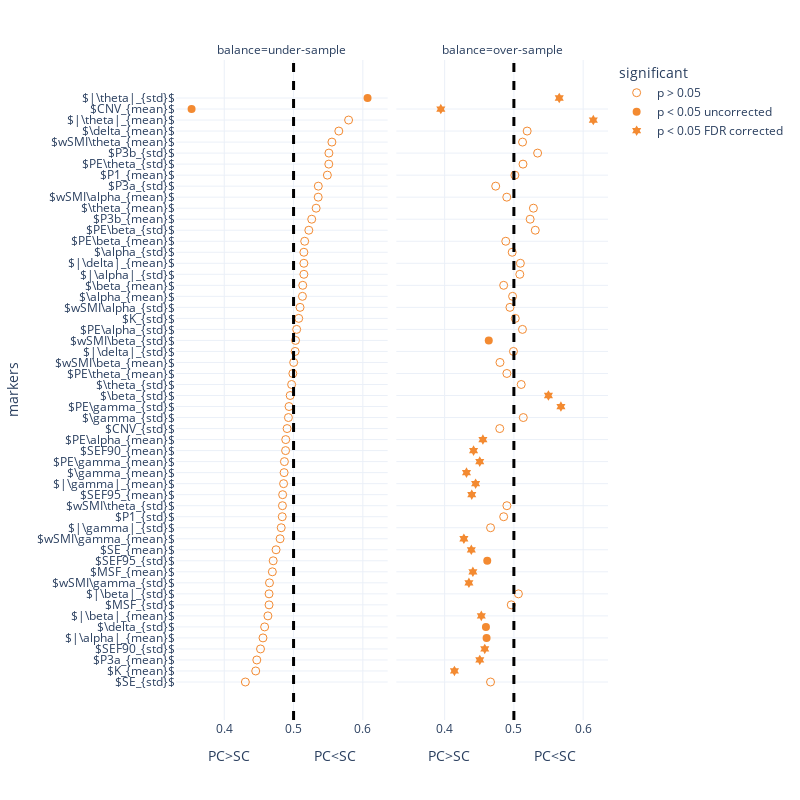

The cell this chart's notebook holds for it:
### Code cell
probe_roc = pd.concat([probe_roc_ros, probe_roc_rus])
fig = px.scatter(probe_roc.sort_values(by = 'AUC'),x = 'AUC', y = 'markers', template = "plotly_white", symbol = 'significant', 
                 symbol_sequence = ['circle-open','circle','hexagram' ],
                 facet_col = 'balance',
#                  color = 'significant',
                 color_discrete_sequence = [orange], 
                 labels = {'AUC': 'PC>SC                PC<SC'},
                 
                 
                 category_orders = {'significant': ['p > 0.05','p < 0.05 uncorrected', 'p < 0.05 FDR corrected']})
fig.add_vline(x=0.5, line_width=3, line_dash="dash", line_color="black")

fig.update_traces(marker=dict(size = 8))
fig.update_layout(
    autosize=False,
    width=800,
    height=800,
    yaxis = {
            'showticklabels': True,
            'tickmode': 'linear',
        }
    
)
fig.show()
# pio.write_json(fig, 'Figs/univariate_roc_probe.plotly')
# fig.write_image('Figs/univariate_roc_mw_segment.png')

### Figure 1 — Plotly figure (JSON) as saved in the notebook; plotly's stock layout.template omitted (floating-point values rounded to 4 significant figures)
{"data": [{"hovertemplate": "significant=p > 0.05<br>balance=under-sample<br>PC>SC                PC<SC=%{x}<br>markers=%{y}<extra></extra>", "legendgroup": "p > 0.05", "marker": {"color": "#F38A31", "size": 8, "symbol": "circle-open"}, "mode": "markers", "name": "p > 0.05", "orientation": "h", "showlegend": true, "type": "scatter", "x": [0.4304, 0.4453, 0.4469, 0.4523, 0.4558, 0.4582, 0.463, 0.4646, 0.4646, 0.4652, 0.4694, 0.4706, 0.4747, 0.4805, 0.4822, 0.4836, 0.4839, 0.4842, 0.4856, 0.4863, 0.4868, 0.4885, 0.4887, 0.4906, 0.4926, 0.4935, 0.4951, 0.4972, 0.499, 0.5001, 0.5022, 0.5028, 0.5045, 0.5074, 0.5094, 0.5128, 0.5132, 0.5149, 0.5149, 0.5149, 0.5161, 0.522, 0.5262, 0.5326, 0.5355, 0.5357, 0.5488, 0.5509, 0.551, 0.5553, 0.5653, 0.5794], "xaxis": "x", "y": ["$SE_{std}$", "$K_{mean}$", "$P3a_{mean}$", "$SEF90_{std}$", "$|\\alpha|_{mean}$", "$\\delta_{std}$", "$|\\beta|_{mean}$", "$MSF_{std}$", "$|\\beta|_{std}$", "$wSMI\\gamma_{std}$", "$MSF_{mean}$", "$SEF95_{std}$", "$SE_{mean}$", "$wSMI\\gamma_{mean}$", "$|\\gamma|_{std}$", "$P1_{std}$", "$wSMI\\theta_{std}$", "$SEF95_{mean}$", "$|\\gamma|_{mean}$", "$\\gamma_{mean}$", "$PE\\gamma_{mean}$", "$SEF90_{mean}$", "$PE\\alpha_{mean}$", "$CNV_{std}$", "$\\gamma_{std}$", "$PE\\gamma_{std}$", "$\\beta_{std}$", "$\\theta_{std}$", "$PE\\theta_{mean}$", "$wSMI\\beta_{mean}$", "$|\\delta|_{std}$", "$wSMI\\beta_{std}$", "$PE\\alpha_{std}$", "$K_{std}$", "$wSMI\\alpha_{std}$", "$\\alpha_{mean}$", "$\\beta_{mean}$", "$|\\alpha|_{std}$", "$|\\delta|_{mean}$", "$\\alpha_{std}$", "$PE\\beta_{mean}$", "$PE\\beta_{std}$", "$P3b_{mean}$", "$\\theta_{mean}$", "$wSMI\\alpha_{mean}$", "$P3a_{std}$", "$P1_{mean}$", "$PE\\theta_{std}$", "$P3b_{std}$", "$wSMI\\theta_{mean}$", "$\\delta_{mean}$", "$|\\theta|_{mean}$"], "yaxis": "y"}, {"hovertemplate": "significant=p > 0.05<br>balance=over-sample<br>PC>SC                PC<SC=%{x}<br>markers=%{y}<extra></extra>", "legendgroup": "p > 0.05", "marker": {"color": "#F38A31", "size": 8, "symbol": "circle-open"}, "mode": "markers", "name": "p > 0.05", "orientation": "h", "showlegend": false, "type": "scatter", "x": [0.4663, 0.4663, 0.4737, 0.4796, 0.4799, 0.4852, 0.4853, 0.4882, 0.4897, 0.4899, 0.4899, 0.4943, 0.4962, 0.4975, 0.4981, 0.4994, 0.5014, 0.502, 0.5065, 0.5085, 0.5093, 0.5106, 0.5124, 0.5125, 0.5131, 0.5136, 0.5192, 0.5235, 0.5282, 0.5309, 0.5342], "xaxis": "x2", "y": ["$SE_{std}$", "$|\\gamma|_{std}$", "$P3a_{std}$", "$CNV_{std}$", "$wSMI\\beta_{mean}$", "$\\beta_{mean}$", "$P1_{std}$", "$PE\\beta_{mean}$", "$wSMI\\alpha_{mean}$", "$PE\\theta_{mean}$", "$wSMI\\theta_{std}$", "$wSMI\\alpha_{std}$", "$MSF_{std}$", "$\\alpha_{std}$", "$\\alpha_{mean}$", "$|\\delta|_{std}$", "$P1_{mean}$", "$K_{std}$", "$|\\beta|_{std}$", "$|\\alpha|_{std}$", "$|\\delta|_{mean}$", "$\\theta_{std}$", "$PE\\alpha_{std}$", "$wSMI\\theta_{mean}$", "$PE\\theta_{std}$", "$\\gamma_{std}$", "$\\delta_{mean}$", "$P3b_{mean}$", "$\\theta_{mean}$", "$PE\\beta_{std}$", "$P3b_{std}$"], "yaxis": "y2"}, {"hovertemplate": "significant=p < 0.05 uncorrected<br>balance=under-sample<br>PC>SC                PC<SC=%{x}<br>markers=%{y}<extra></extra>", "legendgroup": "p < 0.05 uncorrected", "marker": {"color": "#F38A31", "size": 8, "symbol": "circle"}, "mode": "markers", "name": "p < 0.05 uncorrected", "orientation": "h", "showlegend": true, "type": "scatter", "x": [0.3528, 0.6068], "xaxis": "x", "y": ["$CNV_{mean}$", "$|\\theta|_{std}$"], "yaxis": "y"}, {"hovertemplate": "significant=p < 0.05 uncorrected<br>balance=over-sample<br>PC>SC                PC<SC=%{x}<br>markers=%{y}<extra></extra>", "legendgroup": "p < 0.05 uncorrected", "marker": {"color": "#F38A31", "size": 8, "symbol": "circle"}, "mode": "markers", "name": "p < 0.05 uncorrected", "orientation": "h", "showlegend": false, "type": "scatter", "x": [0.4596, 0.4606, 0.4615, 0.4637], "xaxis": "x2", "y": ["$\\delta_{std}$", "$|\\alpha|_{mean}$", "$SEF95_{std}$", "$wSMI\\beta_{std}$"], "yaxis": "y2"}, {"hovertemplate": "significant=p < 0.05 FDR corrected<br>balance=over-sample<br>PC>SC                PC<SC=%{x}<br>markers=%{y}<extra></extra>", "legendgroup": "p < 0.05 FDR corrected", "marker": {"color": "#F38A31", "size": 8, "symbol": "hexagram"}, "mode": "markers", "name": "p < 0.05 FDR corrected", "orientation": "h", "showlegend": true, "type": "scatter", "x": [0.3945, 0.4142, 0.4278, 0.4316, 0.4351, 0.4385, 0.4392, 0.4408, 0.4418, 0.4448, 0.4507, 0.4507, 0.453, 0.4553, 0.4579, 0.5499, 0.5655, 0.5679, 0.6146], "xaxis": "x2", "y": ["$CNV_{mean}$", "$K_{mean}$", "$wSMI\\gamma_{mean}$", "$\\gamma_{mean}$", "$wSMI\\gamma_{std}$", "$SE_{mean}$", "$SEF95_{mean}$", "$MSF_{mean}$", "$SEF90_{mean}$", "$|\\gamma|_{mean}$", "$PE\\gamma_{mean}$", "$P3a_{mean}$", "$|\\beta|_{mean}$", "$PE\\alpha_{mean}$", "$SEF90_{std}$", "$\\beta_{std}$", "$|\\theta|_{std}$", "$PE\\gamma_{std}$", "$|\\theta|_{mean}$"], "yaxis": "y2"}], "layout": {"annotations": [{"showarrow": false, "text": "balance=under-sample", "x": 0.245, "xanchor": "center", "xref": "paper", "y": 1, "yanchor": "bottom", "yref": "paper"}, {"showarrow": false, "text": "balance=over-sample", "x": 0.755, "xanchor": "center", "xref": "paper", "y": 1, "yanchor": "bottom", "yref": "paper"}], "autosize": false, "height": 800, "legend": {"title": {"text": "significant"}, "tracegroupgap": 0}, "margin": {"t": 60}, "shapes": [{"line": {"color": "black", "dash": "dash", "width": 3}, "type": "line", "x0": 0.5, "x1": 0.5, "xref": "x", "y0": 0, "y1": 1, "yref": "y domain"}, {"line": {"color": "black", "dash": "dash", "width": 3}, "type": "line", "x0": 0.5, "x1": 0.5, "xref": "x2", "y0": 0, "y1": 1, "yref": "y2 domain"}], "width": 800, "xaxis": {"anchor": "y", "domain": [0, 0.49], "title": {"text": "PC>SC                PC<SC"}}, "xaxis2": {"anchor": "y2", "domain": [0.51, 1], "matches": "x", "title": {"text": "PC>SC                PC<SC"}}, "yaxis": {"anchor": "x", "domain": [0, 1], "showticklabels": true, "tickmode": "linear", "title": {"text": "markers"}}, "yaxis2": {"anchor": "x2", "domain": [0, 1], "matches": "y", "showticklabels": false}}}
